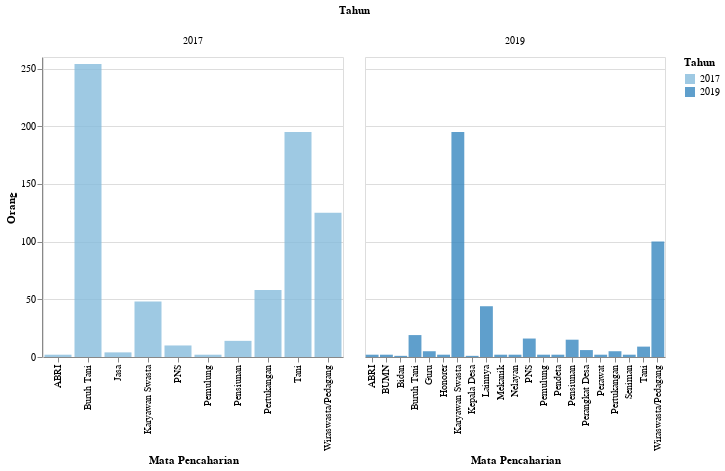

The notebook cell saved with this chart:
### Markdown cell above
<h2> Kependudukan Berdasarkan Mata Pencaharian</h2>

### Code cell
df_6 = data('Penduduk menurut Mata Pencaharian')
plot_2(df_6,'Orang','Mata Pencaharian',300)

### Figure 1 — Vega-Lite specification as saved in the notebook (floating-point values rounded to 4 significant figures)
{"config": {"view": {"continuousWidth": 400, "continuousHeight": 300}}, "data": {"name": "data-7893fa52b3da6e1dd5db8441183faf52"}, "mark": {"type": "bar", "opacity": 0.8}, "encoding": {"color": {"condition": {"type": "ordinal", "field": "Tahun", "selection": "selector123"}, "value": "lightgray"}, "column": {"type": "ordinal", "field": "Tahun"}, "tooltip": [{"type": "quantitative", "field": "Tahun"}, {"type": "nominal", "field": "Keterangan"}, {"type": "nominal", "field": "N"}, {"type": "nominal", "field": "Satuan"}], "x": {"type": "ordinal", "field": "Keterangan", "title": "Mata Pencaharian"}, "y": {"type": "quantitative", "field": "N", "title": "Orang"}}, "resolve": {"scale": {"x": "independent"}}, "selection": {"selector123": {"type": "single", "encodings": ["x", "color"]}, "selector124": {"type": "interval", "bind": "scales", "encodings": ["x", "y"]}}, "width": 300, "$schema": "https://vega.github.io/schema/vega-lite/v4.8.1.json", "datasets": {"data-7893fa52b3da6e1dd5db8441183faf52": [{"Tahun": 2017, "Kode": 1, "Data": "Kependudukan", "Kode Kategori": 1.8, "Kategori": "Penduduk menurut Mata Pencaharian", "Keterangan": "PNS", "N": "10", "Satuan": "Orang"}, {"Tahun": 2017, "Kode": 1, "Data": "Kependudukan", "Kode Kategori": 1.8, "Kategori": "Penduduk menurut Mata Pencaharian", "Keterangan": "ABRI", "N": "2", "Satuan": "Orang"}, {"Tahun": 2017, "Kode": 1, "Data": "Kependudukan", "Kode Kategori": 1.8, "Kategori": "Penduduk menurut Mata Pencaharian", "Keterangan": "Karyawan Swasta", "N": "48", "Satuan": "Orang"}, {"Tahun": 2017, "Kode": 1, "Data": "Kependudukan", "Kode Kategori": 1.8, "Kategori": "Penduduk menurut Mata Pencaharian", "Keterangan": "Wiraswasta/Pedagang", "N": "125", "Satuan": "Orang"}, {"Tahun": 2017, "Kode": 1, "Data": "Kependudukan", "Kode Kategori": 1.8, "Kategori": "Penduduk menurut Mata Pencaharian", "Keterangan": "Tani", "N": "195", "Satuan": "Orang"}, {"Tahun": 2017, "Kode": 1, "Data": "Kependudukan", "Kode Kategori": 1.8, "Kategori": "Penduduk menurut Mata Pencaharian", "Keterangan": "Pertukangan", "N": "58", "Satuan": "Orang"}, {"Tahun": 2017, "Kode": 1, "Data": "Kependudukan", "Kode Kategori": 1.8, "Kategori": "Penduduk menurut Mata Pencaharian", "Keterangan": "Buruh Tani", "N": "254", "Satuan": "Orang"}, {"Tahun": 2017, "Kode": 1, "Data": "Kependudukan", "Kode Kategori": 1.8, "Kategori": "Penduduk menurut Mata Pencaharian", "Keterangan": "Pensiunan", "N": "14", "Satuan": "Orang"}, {"Tahun": 2017, "Kode": 1, "Data": "Kependudukan", "Kode Kategori": 1.8, "Kategori": "Penduduk menurut Mata Pencaharian", "Keterangan": "Nelayan", "N": null, "Satuan": "Orang"}, {"Tahun": 2017, "Kode": 1, "Data": "Kependudukan", "Kode Kategori": 1.8, "Kategori": "Penduduk menurut Mata Pencaharian", "Keterangan": "Pemulung", "N": "2", "Satuan": "Orang"}, {"Tahun": 2017, "Kode": 1, "Data": "Kependudukan", "Kode Kategori": 1.8, "Kategori": "Penduduk menurut Mata Pencaharian", "Keterangan": "Jasa", "N": "4", "Satuan": "Orang"}, {"Tahun": 2019, "Kode": 1, "Data": "Kependudukan", "Kode Kategori": 1.8, "Kategori": "Penduduk menurut Mata Pencaharian", "Keterangan": "PNS", "N": 16.0, "Satuan": "Orang"}, {"Tahun": 2019, "Kode": 1, "Data": "Kependudukan", "Kode Kategori": 1.8, "Kategori": "Penduduk menurut Mata Pencaharian", "Keterangan": "ABRI", "N": 2.0, "Satuan": "Orang"}, {"Tahun": 2019, "Kode": 1, "Data": "Kependudukan", "Kode Kategori": 1.8, "Kategori": "Penduduk menurut Mata Pencaharian", "Keterangan": "Karyawan Swasta", "N": 195.0, "Satuan": "Orang"}, {"Tahun": 2019, "Kode": 1, "Data": "Kependudukan", "Kode Kategori": 1.8, "Kategori": "Penduduk menurut Mata Pencaharian", "Keterangan": "Wiraswasta/Pedagang", "N": 100.0, "Satuan": "Orang"}, {"Tahun": 2019, "Kode": 1, "Data": "Kependudukan", "Kode Kategori": 1.8, "Kategori": "Penduduk menurut Mata Pencaharian", "Keterangan": "Tani", "N": 9.0, "Satuan": "Orang"}, {"Tahun": 2019, "Kode": 1, "Data": "Kependudukan", "Kode Kategori": 1.8, "Kategori": "Penduduk menurut Mata Pencaharian", "Keterangan": "Pertukangan", "N": 5.0, "Satuan": "Orang"}, {"Tahun": 2019, "Kode": 1, "Data": "Kependudukan", "Kode Kategori": 1.8, "Kategori": "Penduduk menurut Mata Pencaharian", "Keterangan": "Buruh Tani", "N": 19.0, "Satuan": "Orang"}, {"Tahun": 2019, "Kode": 1, "Data": "Kependudukan", "Kode Kategori": 1.8, "Kategori": "Penduduk menurut Mata Pencaharian", "Keterangan": "Pensiunan", "N": 15.0, "Satuan": "Orang"}, {"Tahun": 2019, "Kode": 1, "Data": "Kependudukan", "Kode Kategori": 1.8, "Kategori": "Penduduk menurut Mata Pencaharian", "Keterangan": "Nelayan", "N": 2.0, "Satuan": "Orang"}, {"Tahun": 2019, "Kode": 1, "Data": "Kependudukan", "Kode Kategori": 1.8, "Kategori": "Penduduk menurut Mata Pencaharian", "Keterangan": "Pemulung", "N": 2.0, "Satuan": "Orang"}, {"Tahun": 2019, "Kode": 1, "Data": "Kependudukan", "Kode Kategori": 1.8, "Kategori": "Penduduk menurut Mata Pencaharian", "Keterangan": "BUMN", "N": 2.0, "Satuan": "Orang"}, {"Tahun": 2019, "Kode": 1, "Data": "Kependudukan", "Kode Kategori": 1.8, "Kategori": "Penduduk menurut Mata Pencaharian", "Keterangan": "Honorer", "N": 2.0, "Satuan": "Orang"}, {"Tahun": 2019, "Kode": 1, "Data": "Kependudukan", "Kode Kategori": 1.8, "Kategori": "Penduduk menurut Mata Pencaharian", "Keterangan": "Guru", "N": 5.0, "Satuan": "Orang"}, {"Tahun": 2019, "Kode": 1, "Data": "Kependudukan", "Kode Kategori": 1.8, "Kategori": "Penduduk menurut Mata Pencaharian", "Keterangan": "Bidan", "N": 1.0, "Satuan": "Orang"}, {"Tahun": 2019, "Kode": 1, "Data": "Kependudukan", "Kode Kategori": 1.8, "Kategori": "Penduduk menurut Mata Pencaharian", "Keterangan": "Perawat", "N": 2.0, "Satuan": "Orang"}, {"Tahun": 2019, "Kode": 1, "Data": "Kependudukan", "Kode Kategori": 1.8, "Kategori": "Penduduk menurut Mata Pencaharian", "Keterangan": "Pendeta", "N": 2.0, "Satuan": "Orang"}, {"Tahun": 2019, "Kode": 1, "Data": "Kependudukan", "Kode Kategori": 1.8, "Kategori": "Penduduk menurut Mata Pencaharian", "Keterangan": "Seniman", "N": 2.0, "Satuan": "Orang"}, {"Tahun": 2019, "Kode": 1, "Data": "Kependudukan", "Kode Kategori": 1.8, "Kategori": "Penduduk menurut Mata Pencaharian", "Keterangan": "Mekanik", "N": 2.0, "Satuan": "Orang"}, {"Tahun": 2019, "Kode": 1, "Data": "Kependudukan", "Kode Kategori": 1.8, "Kategori": "Penduduk menurut Mata Pencaharian", "Keterangan": "Kepala Desa", "N": 1.0, "Satuan": "Orang"}, {"Tahun": 2019, "Kode": 1, "Data": "Kependudukan", "Kode Kategori": 1.8, "Kategori": "Penduduk menurut Mata Pencaharian", "Keterangan": "Perangkat Desa", "N": 6.0, "Satuan": "Orang"}, {"Tahun": 2019, "Kode": 1, "Data": "Kependudukan", "Kode Kategori": 1.8, "Kategori": "Penduduk menurut Mata Pencaharian", "Keterangan": "Lainnya", "N": 44.0, "Satuan": "Orang"}]}}
